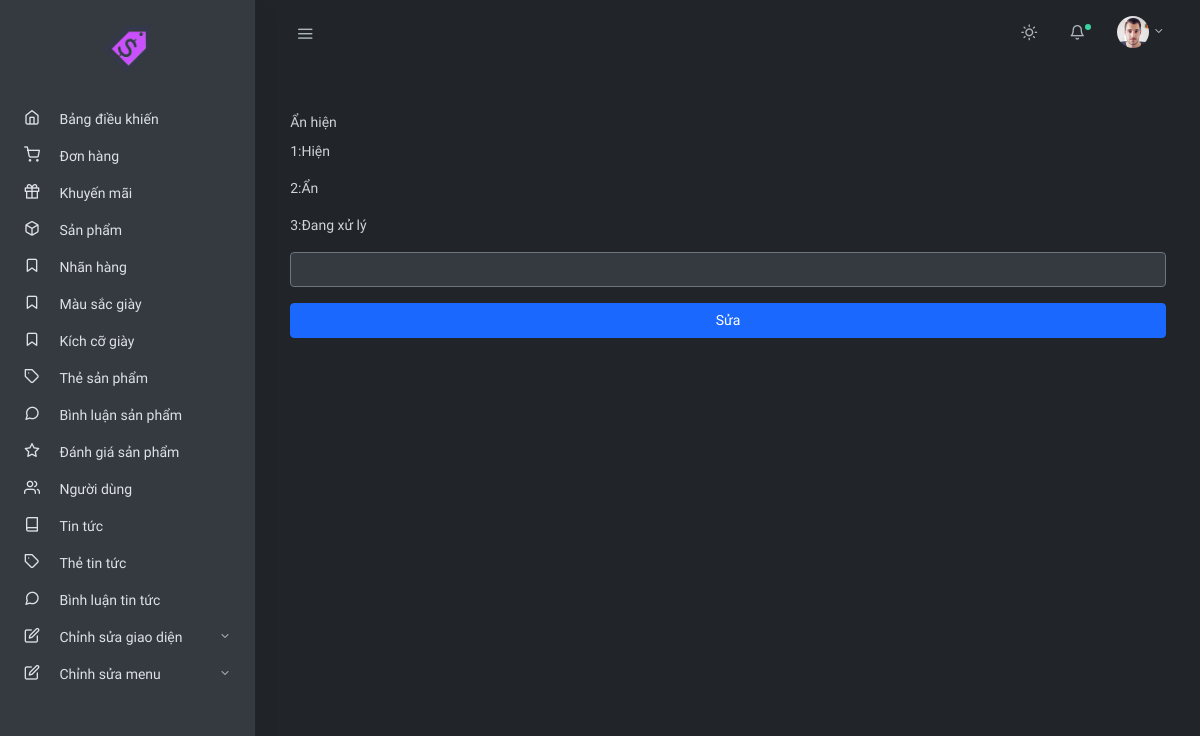
Before: /admin.php?c=p-review&p=edit&id=1 (signed in) with the older database file.
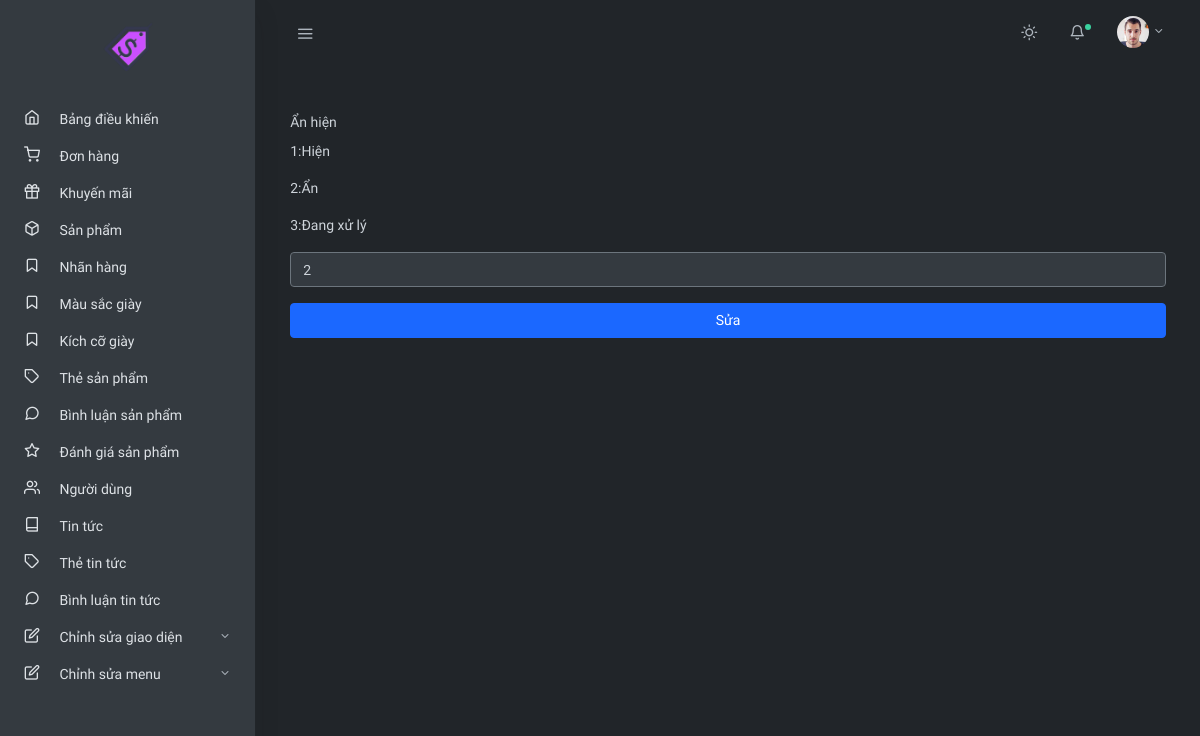
After: the same page with the newer database file.
### tables this page shows
CREATE TABLE IF NOT EXISTS `review` (
  `id` int(11) unsigned NOT NULL AUTO_INCREMENT,
  `product_id` int(11) unsigned NOT NULL,
  `user_id` int(11) unsigned NOT NULL,
  `review` varchar(1000) DEFAULT NULL,
  `rate` tinyint(1) unsigned DEFAULT '0',
  `anhien` int(11) DEFAULT NULL,
  `created` datetime DEFAULT NULL,
  PRIMARY KEY (`id`),
  KEY `FK_review_product` (`product_id`),
  KEY `FK_review_user` (`user_id`),
  CONSTRAINT `FK_review_product` FOREIGN KEY (`product_id`) REFERENCES `product` (`id`) ON DELETE CASCADE ON UPDATE CASCADE,
  CONSTRAINT `FK_review_user` FOREIGN KEY (`user_id`) REFERENCES `user` (`id`) ON DELETE CASCADE ON UPDATE CASCADE
);

### admin.php (called while the page is built)
<?php
require_once('controllers/AdminController.php');

### core/connect.php (called while the page is built, shortened)
<?php
function getConnection(){
    $host= 'localhost';
    $dbname = 'pro1014';
    $username = 'root';
    $password = '';
    $port ='3306';
    $options = array(
        PDO::MYSQL_ATTR_INIT_COMMAND => 'SET NAMES utf8',
        PDO::ATTR_ERRMODE => PDO::ERRMODE_EXCEPTION
    );
    try {
        $conn = new PDO('mysql:host='.$host.';port='.$port.';dbname='.$dbname,$username,$password,$options);
        $conn->setAttribute(PDO::ATTR_ERRMODE, PDO::ERRMODE_EXCEPTION);
        $conn->setAttribute(
            PDO::ATTR_ERRMODE,
            PDO::ERRMODE_EXCEPTION
        );
    }
    catch(PDOException $e){
        echo "Connection failed: " . $e->getMessage();
        die();
    }
    return $conn;
}
function query($sql){
    $connect = getConnection();
    $result = $connect->query($sql)->fetchAll();
    return $result;
}
function queryOne($sql){
    $connect = getConnection();
    $result = $connect->query($sql)->fetch(PDO::FETCH_ASSOC);
    return $result;
}
?>

### models/ReviewsOfProduct.php (called while the page is built, shortened)
<?php
require_once 'core/connect.php';
function getReviewById($id){
    $sql = "SELECT * FROM review WHERE id = $id;";
    return queryOne($sql);
}

### views/admin/product-review/edit-review.php (the view, shortened to what this page needs)
<!doctype html>
<html lang="en">
<head>
    <?php include_once('views/admin/layout/meta.php') ?>
</head>
<body class="vertical  dark  ">
    <div class="wrapper">
        <?php include_once('views/admin/layout/topnav.php') ?>
        <?php include_once('views/admin/layout/sidebar.php') ?>
        <main role="main" class="main-content">
            <div class="container-fluid">
                <div class="row justify-content-center">
                    <div class="col-md-12 my-4 float-right">
                        <form action="admin.php?c=p-review&p=update&id=<?php echo $getrv['id'] ?>" method="POST">
                            <div class="form-group">
                                <label for="description">Ẩn hiện</label>
                                <p>1:Hiện
                                </p>
                                <p>2:Ẩn
                                </p>
                                <p>3:Đang xử lý
                                </p>
                                <input type="text" name="comment" id="comment" class="form-control"
                                    value="<?php echo $getrv['anhien'] ?>">
                            </div>
                            <button type="submit" class="btn btn-block btn-primary" onclick="return ConfirmEdit();">Sửa
                              </button>
                        </form>
                    </div>
                </div>
            </div>
        </main>
</body>

Changed rows visible on the page:
now on this page (row edited): review: comment "2"
